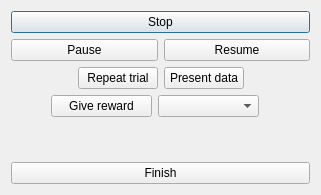
<?xml version="1.0" encoding="UTF-8"?>
<ui version="4.0">
 <class>Dialog</class>
 <widget class="QDialog" name="Dialog">
  <property name="geometry">
   <rect>
    <x>0</x>
    <y>0</y>
    <width>321</width>
    <height>195</height>
   </rect>
  </property>
  <property name="windowTitle">
   <string>Dialog</string>
  </property>
  <layout class="QGridLayout" name="gridLayout">
   <item row="2" column="0">
    <layout class="QVBoxLayout" name="verticalLayout" stretch="1,1,1,0,1,1">
     <item>
      <widget class="QPushButton" name="stop_pushButton">
       <property name="text">
        <string>Stop</string>
       </property>
      </widget>
     </item>
     <item>
      <layout class="QHBoxLayout" name="running_buttons_horizontalLayout">
       <item>
        <widget class="QPushButton" name="pause_pushButton">
         <property name="text">
          <string>Pause</string>
         </property>
        </widget>
       </item>
       <item>
        <widget class="QPushButton" name="resume_pushButton">
         <property name="text">
          <string>Resume</string>
         </property>
        </widget>
       </item>
      </layout>
     </item>
     <item>
      <layout class="QHBoxLayout" name="actions_during_horizontalLayout" stretch="1,1,1,1">
       <item>
        <spacer name="horizontalSpacer_5">
         <property name="orientation">
          <enum>Qt::Horizontal</enum>
         </property>
         <property name="sizeHint" stdset="0">
          <size>
           <width>40</width>
           <height>20</height>
          </size>
         </property>
        </spacer>
       </item>
       <item>
        <widget class="QPushButton" name="repeat_trial_pushButton">
         <property name="text">
          <string>Repeat trial</string>
         </property>
        </widget>
       </item>
       <item>
        <widget class="QPushButton" name="present_data_pushButton">
         <property name="text">
          <string>Present data</string>
         </property>
        </widget>
       </item>
       <item>
        <spacer name="horizontalSpacer_6">
         <property name="orientation">
          <enum>Qt::Horizontal</enum>
         </property>
         <property name="sizeHint" stdset="0">
          <size>
           <width>40</width>
           <height>20</height>
          </size>
         </property>
        </spacer>
       </item>
      </layout>
     </item>
     <item>
      <layout class="QHBoxLayout" name="horizontalLayout_2" stretch="0,2,2,1">
       <item>
        <spacer name="horizontalSpacer_2">
         <property name="orientation">
          <enum>Qt::Horizontal</enum>
         </property>
         <property name="sizeHint" stdset="0">
          <size>
           <width>40</width>
           <height>20</height>
          </size>
         </property>
        </spacer>
       </item>
       <item>
        <widget class="QPushButton" name="reward_pushButton">
         <property name="text">
          <string>Give reward</string>
         </property>
        </widget>
       </item>
       <item>
        <widget class="QComboBox" name="reward_comboBox"/>
       </item>
       <item>
        <spacer name="horizontalSpacer">
         <property name="orientation">
          <enum>Qt::Horizontal</enum>
         </property>
         <property name="sizeHint" stdset="0">
          <size>
           <width>40</width>
           <height>20</height>
          </size>
         </property>
        </spacer>
       </item>
      </layout>
     </item>
     <item>
      <spacer name="verticalSpacer">
       <property name="orientation">
        <enum>Qt::Vertical</enum>
       </property>
       <property name="sizeHint" stdset="0">
        <size>
         <width>20</width>
         <height>40</height>
        </size>
       </property>
      </spacer>
     </item>
     <item>
      <widget class="QPushButton" name="finish_pushButton">
       <property name="text">
        <string>Finish</string>
       </property>
      </widget>
     </item>
    </layout>
   </item>
  </layout>
 </widget>
 <resources/>
 <connections/>
</ui>
